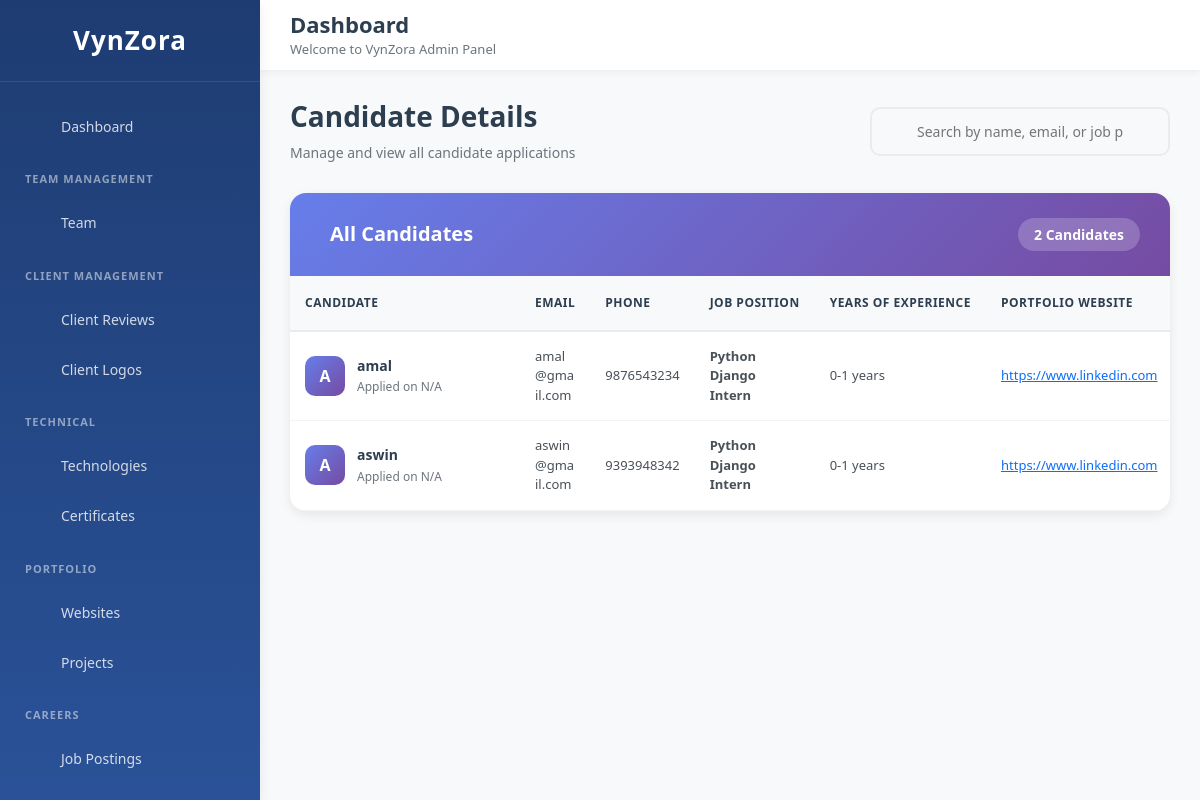
The page /view-candidate-details/ (signed in) on the database its author committed.
### vynzora_app/models.py (models this page shows, shortened)
class Candidate(models.Model):
    EXPERIENCE_CHOICES = [
        ('0-1 years', '0 to 1 Year'),
        ('1-3 years', '1 to 3 Years'),
        ('3-5 years', '3 to 5 Years'),
        ('5+ years', '5+ Years'),
    ]
    name = models.CharField(max_length=150)
    email = models.EmailField(max_length=150, unique=True)
    phone = models.CharField(max_length=20)
    job_position = models.ForeignKey(
        Career_Model,
        on_delete=models.SET_NULL,
        null=True,
        related_name='candidates'
    )
    experience = models.CharField(max_length=50, choices=EXPERIENCE_CHOICES)
    linkedin_profile = models.URLField(max_length=255, blank=True, null=True)
    portfolio_url = models.URLField(max_length=255, blank=True, null=True)
    cover_letter = models.TextField(blank=True)
    resume = models.FileField(upload_to='resumes/')
    created_at = models.DateTimeField(auto_now_add=True)

class Career_Model(models.Model):
    JOB_TYPES = (
        ('full_time', 'Full Time'),
        ('part_time', 'Part Time'),
        ('internship', 'Internship'),
        ('contract', 'Contract'),
        ('remote', 'Remote'),
    )
    job_position = models.CharField(max_length=100)
    job_type = models.CharField(max_length=50, choices=JOB_TYPES)
    company_name = models.CharField(max_length=100)
    place = models.CharField(max_length=100)
    salary = models.IntegerField()
    job_details = RichTextField(max_length=20000)
    posted_date = models.DateField(auto_now_add=True)
    end_date = models.DateField()
    post_end_date = models.DateTimeField(null=True, blank=True)

### vynzora_app/views.py (the view)
# urls.py: path('view-candidate-details/', views.view_candidate_details, name='view_candidate_details'),
@login_required(login_url='user_login')
def view_candidate_details(request):
    certificates = Candidate.objects.all().order_by('-id')
    return render(request, 'admin_home/view_candidate_certificate.html', {'certificates': certificates})

### templates/admin_home/view_candidate_certificate.html (shortened to what this page needs)
{% extends "admin_home/base.html" %}
{% load static %}
{% block content %}
<div class="candidates-list-container">
  <div class="page-header">
    <div class="header-left">
      <h2>Candidate Details</h2>
      <p>Manage and view all candidate applications</p>
    </div>
    <div class="header-right">
      <div class="search-box">
        <input
          type="text"
          id="searchInput"
          placeholder="Search by name, email, or job position..."
          autocomplete="off"
        >
      </div>
    </div>
  </div>
  <div class="candidates-card">
    <div class="candidates-card-header">
      <h3>
        All Candidates
      </h3>
      <span class="candidates-count" id="candidatesCount">{{ certificates|length }} Candidates</span>
    </div>
    <div class="table-wrapper">
      {% if certificates %}
      <table class="candidates-table">
        <thead>
          <tr>
            <th>Candidate</th>
            <th>Email</th>
            <th>Phone</th>
            <th>Job Position</th>
            <th>Years of experience</th>
            <th>Portfolio website</th>
          </tr>
        </thead>
        <tbody id="candidatesTableBody">
          {% for certificate in certificates %}
          <tr data-id="{{ certificate.id }}" data-name="{{ certificate.name }}" data-email="{{ certificate.email }}" data-phone="{{ certificate.phone }}" data-position="{{ certificate.job_position.job_position }}">
            <td>
              <div class="candidate-info">
                <div class="candidate-avatar">
                  {{ certificate.name|first|upper }}
                </div>
                <div class="candidate-details">
                  <h4 class="candidate-name">{{ certificate.name }}</h4>
                  <p class="candidate-applied">Applied on {{ certificate.created_date|date:"M d, Y"|default:"N/A" }}</p>
                </div>
              </div>
            </td>
            <td class="email-cell">{{ certificate.email }}</td>
            <td class="phone-cell">{{ certificate.phone }}</td>
            <td class="job-position-cell">{{ certificate.job_position.job_position }}</td>
            <td>{{ certificate.experience }}</td>
    <td>
        {% if certificate.portfolio_url %}
            <a href="{{ certificate.portfolio_url }}" target="_blank">
                {{ certificate.portfolio_url }}
            </a>
        {% else %}
            <span>No portfolio</span>
        {% endif %}
    </td>
          </tr>
          {% endfor %}
        </tbody>
      </table>
      {% else %}
      <div class="empty-state">
        <i class="mdi mdi-account-multiple-outline"></i>
        <h3>No Candidates Yet</h3>
        <p>Candidate applications will appear here when they apply for jobs</p>
      </div>
      {% endif %}
    </div>
  </div>
</div>
{% endblock %}

### templates/admin_home/base.html (style rules this page uses)
* { margin: 0; padding: 0; box-sizing: border-box; }
:root { --primary-color: #3498db; --secondary-color: #2c3e50; --success-color: #2ecc71; --warning-color: #f39c12; --danger-color: #e74c3c; --info-color: #9b59b6; --light-bg: #f8f9fa; --dark-text: #2c3e50; --light-text: #6c757d; --border-color: #e9ecef; --sidebar-width: 260px; --header-height: 70px; --shadow-sm: 0 2px 8px rgba(0, 0, 0, 0.06); --shadow-md: 0 4px 12px rgba(0, 0, 0, 0.08); --shadow-lg: 0 8px 24px rgba(0, 0, 0, 0.12); }
body { font-family: 'Segoe UI', Tahoma, Geneva, Verdana, sans-serif; background-color: var(--light-bg); overflow-x: hidden; }

### templates/admin_home/view_candidate_certificate.html (style rules this page uses)
.candidates-list-container { max-width: 1400px; margin: 0 auto; animation: fadeIn 0.5s ease; }
.page-header { display: flex; justify-content: space-between; align-items: center; margin-bottom: 30px; flex-wrap: wrap; gap: 20px; }
.header-left h2 { font-size: 28px; font-weight: 700; color: #2c3e50; margin-bottom: 8px; }
.header-left p { color: #6c757d; font-size: 14px; margin: 0; }
.header-right { display: flex; gap: 15px; align-items: center; }
.search-box { position: relative; width: 300px; }
.search-box input { width: 100%; padding: 12px 45px 12px 45px; border: 2px solid #e9ecef; border-radius: 10px; font-size: 14px; transition: all 0.3s ease; background: #f8f9fa; }
.candidates-card { background: #fff; border-radius: 16px; box-shadow: 0 4px 12px rgba(0, 0, 0, 0.08); overflow: hidden; }
.candidates-card-header { background: linear-gradient(135deg, #667eea 0%, #764ba2 100%); padding: 25px 30px; color: white; display: flex; align-items: center; justify-content: space-between; }
.candidates-card-header h3 { font-size: 20px; font-weight: 700; margin: 0; display: flex; align-items: center; gap: 10px; }
.candidates-count { background: rgba(255, 255, 255, 0.2); padding: 6px 16px; border-radius: 20px; font-size: 14px; font-weight: 600; }
.table-wrapper { overflow-x: auto; max-height: 600px; overflow-y: auto; }
.candidates-table { width: 100%; border-collapse: collapse; min-width: 1000px; }
.candidates-table thead { background: #f8f9fa; position: sticky; top: 0; z-index: 10; }
.candidates-table thead th { padding: 18px 15px; text-align: left; font-size: 12px; font-weight: 700; color: #2c3e50; text-transform: uppercase; letter-spacing: 0.5px; border-bottom: 2px solid #e9ecef; white-space: nowrap; }
.candidates-table tbody tr { border-bottom: 1px solid #f1f3f5; transition: all 0.3s ease; }
.candidates-table tbody td { padding: 15px; font-size: 13px; color: #495057; vertical-align: middle; }
.candidate-info { display: flex; align-items: center; gap: 12px; min-width: 200px; }
.candidate-avatar { width: 40px; height: 40px; border-radius: 10px; background: linear-gradient(135deg, #667eea 0%, #764ba2 100%); display: flex; align-items: center; justify-content: center; color: white; font-size: 16px; font-weight: 700; flex-shrink: 0; }
.candidate-details h4 { font-size: 14px; font-weight: 600; color: #2c3e50; margin: 0 0 4px 0; line-height: 1.3; }
.candidate-details p { font-size: 12px; color: #6c757d; margin: 0; line-height: 1.3; }
.email-cell { word-break: break-all; }
.phone-cell { white-space: nowrap; }
.job-position-cell { font-weight: 600; color: #2c3e50; }

### rows shown on the page
Candidate: name|first "A", name "amal", created_date "N/A", email "amal@gmail.com", phone "9876543234", job_position.job_position "Python Django Intern", experience "0-1 years", portfolio_url "https://www.linkedin.com"
Candidate: name|first "A", name "aswin", created_date "N/A", email "aswin@gmail.com", phone "9393948342", job_position.job_position "Python Django Intern", experience "0-1 years", portfolio_url "https://www.linkedin.com"

### other values the page prints
{{ certificates|length }} "2"
